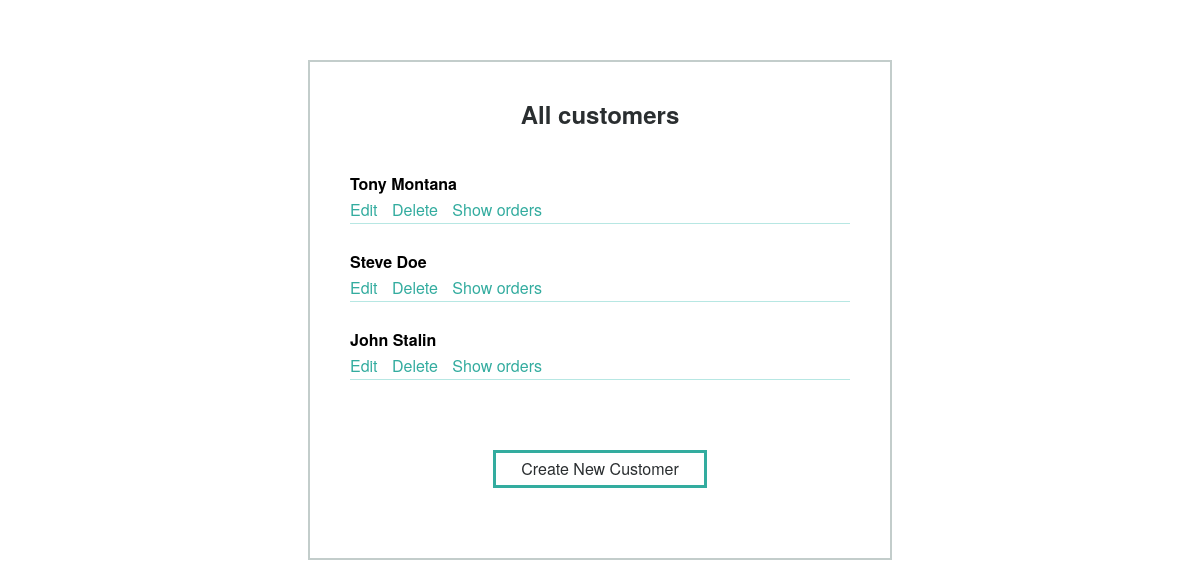
The page /customers on the database as committed earlier.
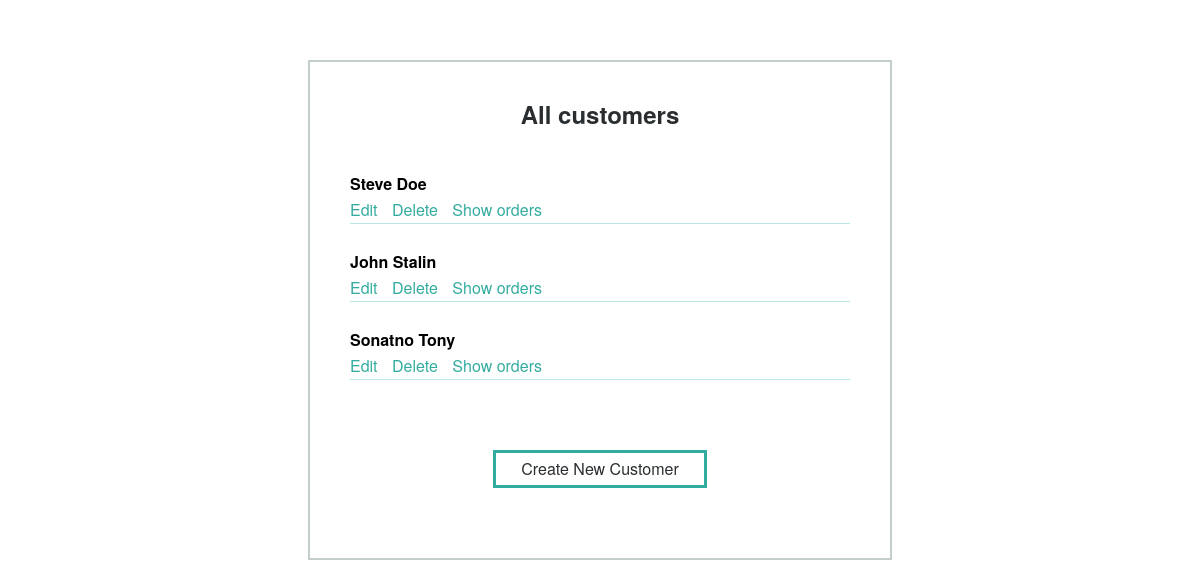
The same page on the database as committed later.
### database_setup.py (models this page shows)
class Customer(Base):
    __tablename__ = 'customer'
    id = Column(Integer, primary_key=True)
    name = Column(String(100), nullable=False)

### views.py (the view)
@app.route('/', methods=['GET'])
@app.route('/customers', methods=['GET'])
def show_customers():
    customers = session.query(Customer).all()
    return render_template('customers/index.html', customers=customers)

### templates/customers/index.html
{% extends 'base.html' %}
{% block content %}
    <div class="container">
        <h1 class="title">All customers</h1>
        <ul class="list">
            {% for i in customers %}
                <li class="list__item">
                    <h3 class="list__item-title">{{ i.name }}</h3>
                    <div class="list__item-link-container">
                        <a href="{{ url_for('edit_customer', customer_id=i.id) }}" class="list__item-link link">Edit</a>
                        <a href="{{ url_for('delete_customer', customer_id=i.id) }}"
                           class="list__item-link link">Delete</a>
                        <a href="{{ url_for('show_orders', customer_id=i.id) }}" class="list__item-link link">Show
                            orders</a>
                    </div>
                </li>
            {% endfor %}
        </ul>
        <div class="button__container">
            <a href="{{ url_for('create_new_customer') }}" class="button">Create New Customer</a>
        </div>
    </div>
{% endblock %}}

Rows that differ between the two databases and show on the page:
removed Customer: name "Tony Montana"
added Customer: name "Sonatno Tony"
